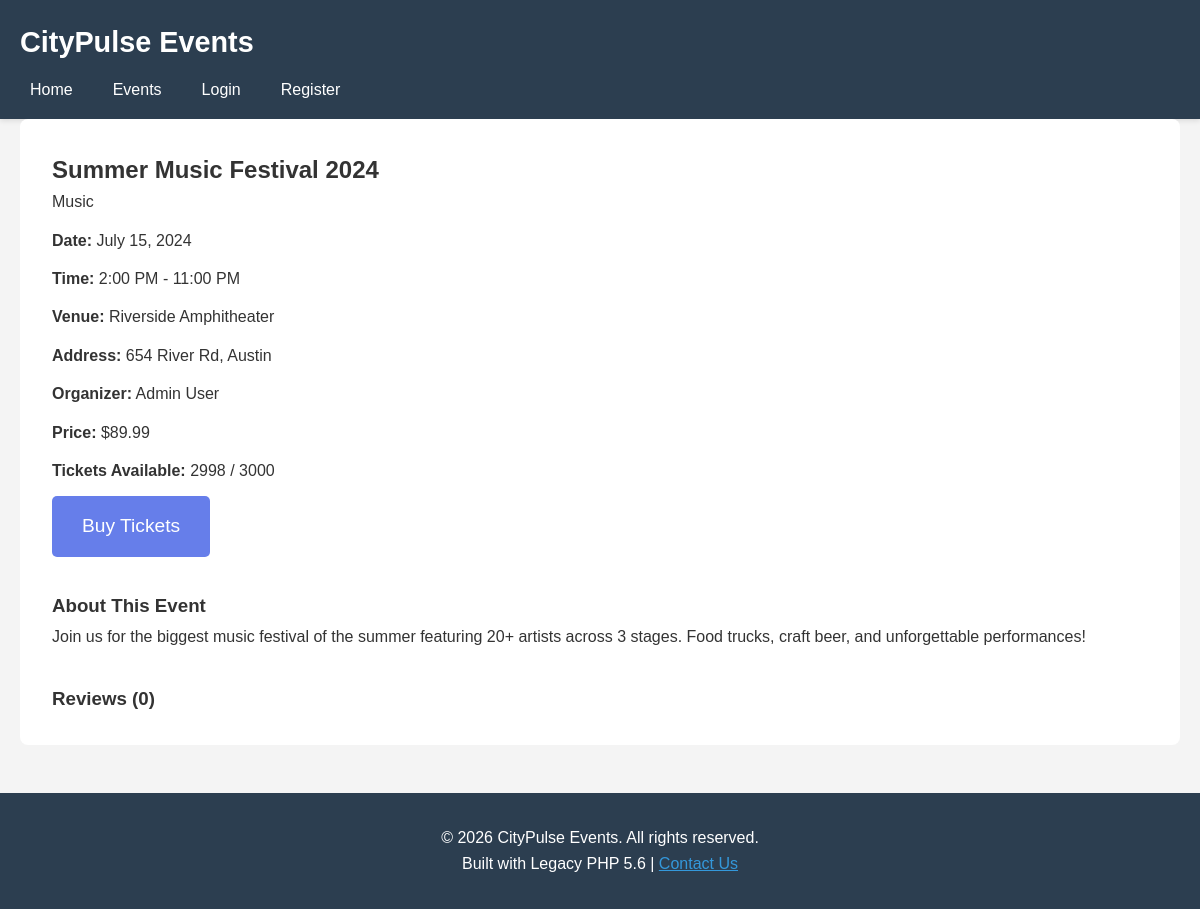
Page /events/detail.php?id=1 on the committed database.
### tables this page shows
CREATE TABLE events (
    id INT AUTO_INCREMENT PRIMARY KEY,
    title VARCHAR(200) NOT NULL,
    description TEXT NOT NULL,
    venue_id INT,
    organizer_id INT NOT NULL,
    event_date DATE NOT NULL,
    start_time TIME NOT NULL,
    end_time TIME NOT NULL,
    category INT,
    max_capacity INT NOT NULL,
    price DECIMAL(10, 2) NOT NULL,
    status ENUM('active', 'cancelled', 'completed') DEFAULT 'active',
    image_path VARCHAR(255),
    created_at DATETIME DEFAULT CURRENT_TIMESTAMP,
    FOREIGN KEY (venue_id) REFERENCES venues(id),
    FOREIGN KEY (organizer_id) REFERENCES organizers(id),
    FOREIGN KEY (category) REFERENCES categories(id)
);

CREATE TABLE categories (
    id INT AUTO_INCREMENT PRIMARY KEY,
    name VARCHAR(50) NOT NULL,
    slug VARCHAR(50) UNIQUE NOT NULL,
    icon VARCHAR(10)
);

CREATE TABLE venues (
    id INT AUTO_INCREMENT PRIMARY KEY,
    name VARCHAR(100) NOT NULL,
    address VARCHAR(255) NOT NULL,
    city VARCHAR(50) NOT NULL,
    capacity INT NOT NULL,
    amenities TEXT,
    contact_email VARCHAR(100),
    latitude DECIMAL(10, 8),
    longitude DECIMAL(11, 8)
);

CREATE TABLE users (
    id INT AUTO_INCREMENT PRIMARY KEY,
    username VARCHAR(50) UNIQUE NOT NULL,
    email VARCHAR(100) UNIQUE NOT NULL,
    password VARCHAR(32) NOT NULL,   
    name VARCHAR(100) NOT NULL,
    phone VARCHAR(20),
    role ENUM('user', 'organizer', 'admin') DEFAULT 'user',
    created_at DATETIME DEFAULT CURRENT_TIMESTAMP
);

### includes/functions.php (called while the page is built, shortened)
<?php
function get_event($event_id) {
    $sql = "SELECT e.*, v.name as venue_name, v.address, v.city, v.capacity as venue_capacity,
            u.name as organizer_name, u.email as organizer_email, c.name as category_name
            FROM events e
            LEFT JOIN venues v ON e.venue_id = v.id
            LEFT JOIN users u ON e.organizer_id = u.id
            LEFT JOIN categories c ON e.category = c.id
            WHERE e.id = $event_id";
    $result = query($sql);
    return fetch_assoc($result);
}
function get_tickets_sold($event_id) {
    $sql = "SELECT COUNT(*) as count FROM tickets WHERE event_id = $event_id AND payment_status = 'completed'";
    $result = query($sql);
    $row = fetch_assoc($result);
    return $row['count'];
}
function get_event_reviews($event_id) {
    $sql = "SELECT r.*, u.name as user_name
            FROM reviews r
            JOIN users u ON r.user_id = u.id
            WHERE r.event_id = $event_id
            ORDER BY r.created_at DESC";
    $result = query($sql);
    return fetch_all($result);
}
function format_currency($amount) {
    return '$' . number_format($amount, 2);
}
function format_date($date) {
    return date('F j, Y', strtotime($date));
}
function format_time($time) {
    return date('g:i A', strtotime($time));
}
?>

### includes/db.php (called while the page is built, shortened)
<?php
$db = mysqli_connect(DB_HOST, DB_USER, DB_PASS, DB_NAME);
function query($sql) {
    global $db;
    $result = mysqli_query($db, $sql);
    return $result;
}
function fetch_assoc($result) {
    return mysqli_fetch_assoc($result);
}
function fetch_all($result) {
    $rows = array();
    return $rows;
}
?>

### events/detail.php (the view, shortened to what this page needs)
<?php
require_once '../includes/db.php';
require_once '../includes/functions.php';
$event_id = $_GET['id'];
$event = get_event($event_id);
$tickets_sold = get_tickets_sold($event_id);
$tickets_available = $event['max_capacity'] - $tickets_sold;
$reviews = get_event_reviews($event_id);
include '../includes/header.php';
?>
<div class="event-detail">
    <div class="event-header">
        <div class="event-main-info">
            <h2><?php echo $event['title']; ?></h2>
            <p class="category"><?php echo $event['category_name']; ?></p>
            <div class="event-meta">
                <p><strong>Date:</strong> <?php echo format_date($event['event_date']); ?></p>
                <p><strong>Time:</strong> <?php echo format_time($event['start_time']); ?> - <?php echo format_time($event['end_time']); ?></p>
                <p><strong>Venue:</strong> <?php echo $event['venue_name']; ?></p>
                <p><strong>Address:</strong> <?php echo $event['address']; ?>, <?php echo $event['city']; ?></p>
                <p><strong>Organizer:</strong> <?php echo $event['organizer_name']; ?></p>
                <p><strong>Price:</strong> <?php echo format_currency($event['price']); ?></p>
                <p><strong>Tickets Available:</strong> <?php echo $tickets_available; ?> / <?php echo $event['max_capacity']; ?></p>
            </div>
            <?php if ($tickets_available > 0): ?>
                <a href="../tickets/purchase.php?event_id=<?php echo $event_id; ?>" class="btn btn-large">Buy Tickets</a>
            <?php else: ?>
                <span class="sold-out">SOLD OUT</span>
            <?php endif; ?>
        </div>
    </div>
    <div class="event-description">
        <h3>About This Event</h3>
        <p><?php echo nl2br($event['description']); ?></p>
    </div>
    <div class="event-reviews">
        <h3>Reviews (<?php echo count($reviews); ?>)</h3>
    </div>
</div>
<?php include '../includes/footer.php'; ?>

### css/style.css (style rules this page uses)
* { margin: 0; padding: 0; box-sizing: border-box; }
body { font-family: Arial, sans-serif; line-height: 1.6; color: #333; background-color: #f4f4f4; }
.btn { display: inline-block; padding: 10px 20px; background-color: #667eea; color: white; text-decoration: none; border-radius: 5px; border: none; cursor: pointer; font-size: 1rem; transition: background 0.3s; }
.btn-large { padding: 15px 30px; font-size: 1.2rem; }
.event-detail { background: white; padding: 2rem; border-radius: 8px; }
.event-meta p { margin: 0.8rem 0; }
.event-description { margin: 2rem 0; line-height: 1.8; }

### rows in the picture
events: title "Summer Music Festival 2024", category.name "Music", event_date "July 15, 2024", start_time "2:00 PM", end_time "11:00 PM", venue.name "Riverside Amphitheater", venue.address "654 River Rd", venue.city "Austin", users.name "Admin User", price "$89.99", max_capacity "3000", description "Join us for the biggest music festival of the summer featuring 20+ artists across 3 stages. Food trucks, craft beer, and unforgettable performances!"

### other values in the picture
SITE_NAME "CityPulse Events"
$tickets_available "2998"
count($reviews) "0"
